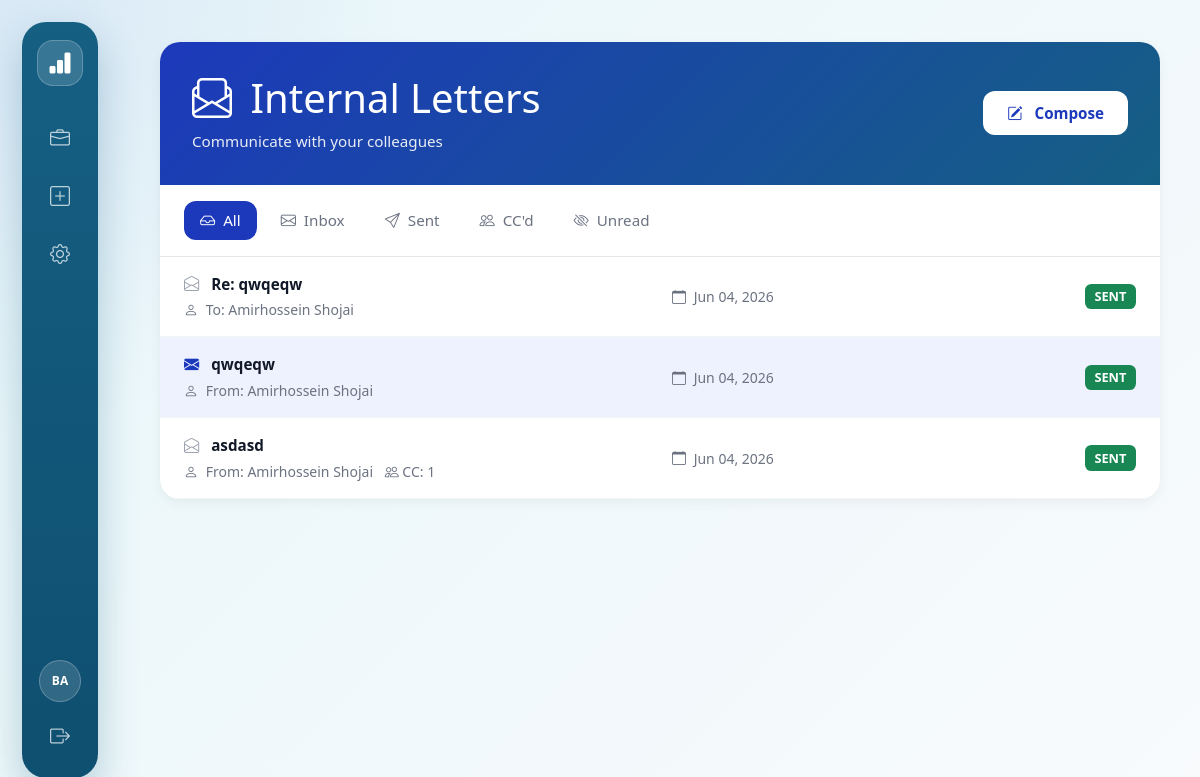
Screenshot of /letters/ (signed in) with the database file from the repository.
### internal_letter/models.py (models this page shows, shortened)
class InternalLetter(models.Model):
    subject = models.CharField(max_length=200)
    body = models.TextField()
    sender = models.ForeignKey(settings.AUTH_USER_MODEL, on_delete=models.PROTECT, related_name="sent_letters")
    recipient = models.ForeignKey(settings.AUTH_USER_MODEL, on_delete=models.PROTECT, related_name="received_letters")
    cc = models.ManyToManyField(settings.AUTH_USER_MODEL, blank=True, related_name="cc_letters")
    status = models.CharField(max_length=20, choices=LetterStatus.choices, default=LetterStatus.DRAFT)
    sent_at = models.DateTimeField(null=True, blank=True)
    created_at = models.DateTimeField(default=timezone.now)
    updated_at = models.DateTimeField(auto_now=True)
    read_at = models.DateTimeField(null=True, blank=True)
    read_by = models.ManyToManyField(settings.AUTH_USER_MODEL, blank=True, related_name="read_letters")
    parent_letter = models.ForeignKey('self', null=True, blank=True, on_delete=models.SET_NULL, related_name="replies")
    class Meta:
        ordering = ["-created_at"]

### internal_letter/views.py (the view)
# urls.py: path('', views.letter_list, name='list'),
@login_required
def letter_list(request):
    user = request.user
    letters = InternalLetter.objects.filter(
        Q(sender=user) | Q(recipient=user) | Q(cc=user)
    ).distinct()
    filter_type = request.GET.get('filter', 'all')
    if filter_type == 'inbox':
        letters = letters.filter(recipient=user, status=LetterStatus.SENT)
    elif filter_type == 'sent':
        letters = letters.filter(sender=user)
    elif filter_type == 'cc':
        letters = letters.filter(cc=user)
    elif filter_type == 'unread':
        letters = letters.filter(recipient=user, status=LetterStatus.SENT).exclude(read_by=user)
    paginator = Paginator(letters, 20)
    page_number = request.GET.get('page')
    page_obj = paginator.get_page(page_number)
    unread_count = InternalLetter.objects.filter(
        recipient=user,
        status=LetterStatus.SENT
    ).exclude(read_by=user).count()
    context = {
        'letters': page_obj,
        'unread_count': unread_count,
        'current_filter': filter_type,
    }
    return render(request, 'internal_letter/letter_list.html', context)

### core/context_processors.py (called while the page is built)
def unread_letter_count(request):
    if request.user.is_authenticated:
        try:
            from internal_letter.models import InternalLetter, LetterStatus
            unread_count = InternalLetter.objects.filter(
                recipient=request.user,
                status=LetterStatus.SENT
            ).exclude(read_by=request.user).count()
            return {'unread_letter_count': unread_count}
        except (ImportError, Exception):
            return {'unread_letter_count': 0}
    return {'unread_letter_count': 0}

### internal_letter/templates/internal_letter/letter_list.html (shortened to what this page needs)
{% extends "base.html" %}
{% block content %}
<div class="container">
  <div class="letter-card">
    <div class="letter-header">
      <div class="d-flex justify-content-between align-items-center">
        <div>
          <h1 style="color: white; margin-bottom: 0.5rem;">
            <i class="bi bi-envelope-paper me-2"></i>
            Internal Letters
          </h1>
          <p style="color: rgba(255,255,255,0.9); margin-bottom: 0;">
            Communicate with your colleagues
          </p>
        </div>
        <div>
          <a href="/letters/create/" class="compose-btn text-decoration-none">
            <i class="bi bi-pencil-square me-2"></i>
            Compose
          </a>
        </div>
      </div>
    </div>
    <div class="filter-bar">
      <div class="d-flex gap-2 flex-wrap">
        <a href="?filter=all" class="filter-btn {% if current_filter == 'all' %}active{% endif %}">
          <i class="bi bi-inbox me-1"></i> All
        </a>
        <a href="?filter=inbox" class="filter-btn {% if current_filter == 'inbox' %}active{% endif %}">
          <i class="bi bi-envelope me-1"></i> Inbox
        </a>
        <a href="?filter=sent" class="filter-btn {% if current_filter == 'sent' %}active{% endif %}">
          <i class="bi bi-send me-1"></i> Sent
        </a>
        <a href="?filter=cc" class="filter-btn {% if current_filter == 'cc' %}active{% endif %}">
          <i class="bi bi-people me-1"></i> CC'd
        </a>
        <a href="?filter=unread" class="filter-btn {% if current_filter == 'unread' %}active{% endif %}">
          <i class="bi bi-eye-slash me-1"></i> Unread
        </a>
      </div>
    </div>
    <div>
      {% for letter in letters %}
        <div class="letter-item {% if not letter.is_read_by and letter.recipient == user %}unread{% endif %}"
             onclick="window.location.href='/letters/{{ letter.pk }}/'">
          <div class="row align-items-center">
            <div class="col-md-6">
              <div class="letter-subject">
                {% if not letter.is_read_by and letter.recipient == user %}
                  <i class="bi bi-envelope-fill me-2" style="color: #1C39BB;"></i>
                {% else %}
                  <i class="bi bi-envelope-open me-2" style="color: #9ca3af;"></i>
                {% endif %}
                {{ letter.subject }}
              </div>
              <div class="letter-meta">
                <i class="bi bi-person me-1"></i>
                {% if letter.sender == user %}
                  To: {{ letter.recipient.get_full_name|default:letter.recipient.username }}
                {% else %}
                  From: {{ letter.sender.get_full_name|default:letter.sender.username }}
                {% endif %}
                {% if letter.cc.all %}
                  <span class="ms-2">
                    <i class="bi bi-people"></i> CC: {{ letter.cc.count }}
                  </span>
                {% endif %}
              </div>
            </div>
            <div class="col-md-3">
              <div class="letter-meta">
                <i class="bi bi-calendar me-1"></i>
                {{ letter.created_at|date:"M d, Y" }}
              </div>
            </div>
            <div class="col-md-3 text-md-end">
              <span class="badge {% if letter.status == 'SENT' %}bg-success{% else %}bg-secondary{% endif %}">
                {{ letter.status }}
              </span>
            </div>
          </div>
        </div>
      {% endfor %}
    </div>
  </div>
</div>
{% endblock %}

### companycrm/1/companycrm/core/templates/base.html (shortened to what this page needs)
{% load static %}
<!DOCTYPE html>
<html lang="en" data-bs-theme="light">
  <head>
    <link href="https://cdn.jsdelivr.net/npm/bootstrap@5.3.3/dist/css/bootstrap.min.css"
          rel="stylesheet" />
    <link href="https://cdn.jsdelivr.net/npm/bootstrap-icons@1.11.3/font/bootstrap-icons.css"
          rel="stylesheet" />
    <link href="{% static 'css/custom.css' %}" rel="stylesheet" />
    <link rel="stylesheet" href="{% static 'css/custom.css' %}?v=2">
  </head>
  <body>
    <div class="app-shell">
      <aside class="app-sidebar">
        <a class="sidebar-brand" href="{% url 'home' %}" title="ATO CRM">
          <i class="bi bi-bar-chart-fill"></i>
        </a>
        <nav class="sidebar-nav">
          <a class="sidebar-link {% if request.path == '/' or request.path|slice:':10' == '/requests/' %}active{% endif %}"
             href="{% url 'request_list' %}"
             title="Requests">
            <i class="bi bi-briefcase"></i>
          </a>
          <a class="sidebar-link {% if request.path == '/requests/new/' %}active{% endif %}"
             href="{% url 'request_new_hub' %}"
             title="New Request">
            <i class="bi bi-plus-square"></i>
          </a>
          {% if user.is_authenticated %}
            <a class="sidebar-link" href="/admin/" title="Admin">
              <i class="bi bi-gear"></i>
            </a>
          {% endif %}
        </nav>
        <div class="sidebar-bottom">
          {% if user.is_authenticated %}
            <div class="user-circle" title="{{ user.get_username }}">{{ user.get_username|slice:":2"|upper }}</div>
            <form method="post" action="{% url 'logout' %}">
              <button class="sidebar-logout" type="submit" title="Logout">
                <i class="bi bi-box-arrow-right"></i>
              </button>
            </form>
          {% else %}
            <a class="sidebar-link" href="{% url 'login' %}" title="Login">
              <i class="bi bi-box-arrow-in-right"></i>
            </a>
          {% endif %}
        </div>
      </aside>
      <div class="app-main">
        <main class="{% block container_class %}{% endblock %}">
          {% block content %}{% endblock %}
        </main>
      </div>
    </div>
  </body>
</html>

### static/css/custom.css (style rules this page uses)
body { background-color: #f8f9fa; font-family: "Segoe UI", Roboto, Arial, sans-serif; font-size: 0.95rem; color: #333; }
.badge { font-size: 0.8rem; padding: 0.5em 0.75em; border-radius: 0.4rem; }

### companycrm/1/companycrm/core/templates/base.html (style rules this page uses)
:root { --persian-blue: #1C39BB; --sidebar-blue: #155f83; --sidebar-blue-dark: #0f4f70; --sidebar-active-bg: #ffffff; --crm-bg: #eef7f9; --crm-text: #111827; --crm-muted: #6b7280; --crm-border: #e5e7eb; }
body { margin: 0; background: radial-gradient(circle at top left, rgba(28, 57, 187, 0.08), transparent 30%), linear-gradient(135deg, #e8f7fa 0%, #f8fafc 100%); color: var(--crm-text); }
.app-shell { min-height: 100vh; display: flex; }
.app-sidebar { position: fixed; left: 22px; top: 22px; bottom: 22px; width: 76px; background: linear-gradient(180deg, var(--sidebar-blue) 0%, var(--sidebar-blue-dark) 100%); border-radius: 24px; box-shadow: 0 18px 40px rgba(15, 95, 131, 0.28); z-index: 1000; display: flex; flex-direction: column; align-items: center; padding: 18px 10px; }
.sidebar-brand { width: 46px; height: 46px; border-radius: 16px; background: rgba(255, 255, 255, 0.15); border: 1px solid rgba(255, 255, 255, 0.22); color: #ffffff; display: flex; align-items: center; justify-content: center; font-size: 24px; margin-bottom: 28px; text-decoration: none; }
.sidebar-nav { width: 100%; display: flex; flex-direction: column; gap: 10px; align-items: center; }
.sidebar-link { width: 48px; height: 48px; border-radius: 16px; color: rgba(255, 255, 255, 0.72); display: flex; align-items: center; justify-content: center; font-size: 20px; text-decoration: none; transition: all 0.18s ease; border: 0; }
.sidebar-bottom { margin-top: auto; width: 100%; display: flex; flex-direction: column; gap: 10px; align-items: center; }
.user-circle { width: 42px; height: 42px; border-radius: 50%; background: rgba(255, 255, 255, 0.14); border: 1px solid rgba(255, 255, 255, 0.24); color: #ffffff; display: flex; align-items: center; justify-content: center; font-size: 12px; font-weight: 800; }
.sidebar-logout { border: 0; background: transparent; color: rgba(255, 255, 255, 0.72); width: 48px; height: 48px; border-radius: 16px; font-size: 20px; transition: all 0.18s ease; }
.app-main { width: 100%; margin-left: 120px; padding: 24px 28px 32px; }

### internal_letter/templates/internal_letter/letter_list.html (style rules this page uses)
.letter-card { background: white; border-radius: 20px; box-shadow: 0 4px 12px rgba(0, 0, 0, 0.05); overflow: hidden; }
.letter-header { background: linear-gradient(135deg, #1C39BB 0%, #155f83 100%); color: white; padding: 2rem; }
.filter-bar { background: white; border-bottom: 1px solid #e5e7eb; padding: 1rem 1.5rem; }
.filter-btn { padding: 0.5rem 1rem; border-radius: 12px; text-decoration: none; font-weight: 500; transition: all 0.2s; }
.filter-btn.active { background: #1C39BB; color: white; }
.filter-btn:not(.active) { color: #6b7280; }
.letter-item { padding: 1rem 1.5rem; border-bottom: 1px solid #f3f4f6; transition: background 0.2s; cursor: pointer; }
.letter-item.unread { background: #eef2ff; }
.letter-subject { font-weight: 600; color: #111827; margin-bottom: 0.25rem; }
.letter-meta { font-size: 0.875rem; color: #6b7280; }
.compose-btn { background: white; color: #1C39BB; border: none; padding: 0.75rem 1.5rem; border-radius: 12px; font-weight: 600; transition: all 0.2s; }

### rows the page displays
InternalLetter: subject "Re: qwqeqw", recipient.get_full_name "Amirhossein Shojai", created_at "Jun 04, 2026", status "SENT"
InternalLetter: subject "qwqeqw", sender.get_full_name "Amirhossein Shojai", created_at "Jun 04, 2026", status "SENT"
InternalLetter: subject "asdasd", sender.get_full_name "Amirhossein Shojai", cc.count "1", created_at "Jun 04, 2026", status "SENT"

### other values shown
{{ user.get_username|slice:":2"|upper }} "BA"
